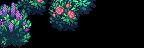

Rendered tile map (Tiled .tmx) drawn with the repository's tilesets; below, a short description and the full map source, tile grids included:
An orthogonal 9x3 tile map with 16x16 px tiles, 1 tile layer (Back3).

<map version="1.10" tiledversion="1.10.2" orientation="orthogonal" renderorder="right-down" compressionlevel="0" width="9" height="3" tilewidth="16" tileheight="16" infinite="0" nextlayerid="22" nextobjectid="9">
 <properties>
  <property name="AmbientLight" value="255 255 255" />
  <property name="IsGreenhouse" value="T" />
  <property name="Warp" value="5 17 Farm 28 16" />
 </properties>
 <tileset firstgid="1" name="Tiny_Bushes_Spring_Starblue" tilewidth="16" tileheight="16" tilecount="27" columns="9">
  <image source="Tiny_Bushes_Spring_Starblue.png" width="144" height="48" />
 </tileset>
 <layer id="21" name="Back3" width="9" height="3">
  <data encoding="csv">
1,2,3,4,5,6,0,0,0,
10,11,0,13,14,0,0,0,0,
19,20,0,0,0,0,0,0,0
</data>
 </layer>
</map>
